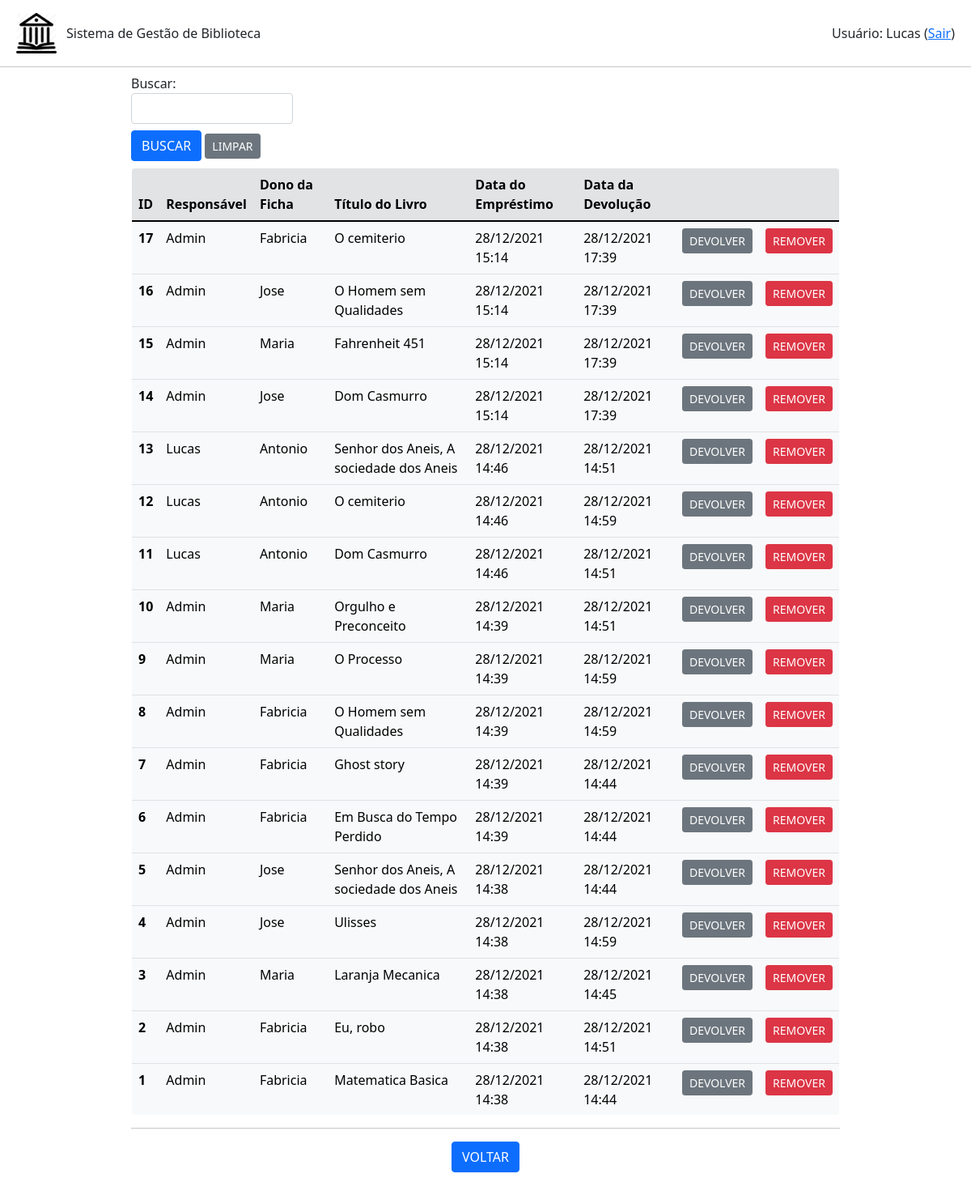
Page /emprestimo/listar (signed in) on the committed database.
### emprestimo.py (models this page shows, shortened)
class Emprestimo(db.Model):
    id = db.Column(db.Integer, primary_key=True)
    id_usuario = db.Column(db.Integer,db.ForeignKey('usuario.id'))
    id_livro = db.Column(db.Integer,db.ForeignKey('livro.id'))
    id_ficha = db.Column(db.Integer,db.ForeignKey('ficha.id'))
    data_emprestimo = db.Column(db.DateTime, unique=False, nullable=False)
    data_devolucao = db.Column(db.DateTime, unique=False, nullable=True)

### usuario.py (models this page shows, shortened)
class Usuario(db.Model):
    id = db.Column(db.Integer, primary_key=True)
    nome = db.Column(db.String(200), unique=False, nullable=False)
    username = db.Column(db.String(80), unique=True, nullable=False)
    email = db.Column(db.String(120), unique=True, nullable=False)
    telefone = db.Column(db.String(20),unique=False, nullable=False)
    senha = db.Column(db.String(80), unique=False, nullable=False)
    admin = db.Column(db.Boolean(), default=False)
    emprestimo = db.relationship('Emprestimo', backref='usuario', lazy=True)

### ficha.py (models this page shows, shortened)
class Ficha(db.Model):
    id = db.Column(db.Integer, primary_key=True)
    nome = db.Column(db.String(200), unique=False, nullable=False)
    cpf = db.Column(db.String(20), unique=True, nullable=False)
    email = db.Column(db.String(120), unique=True, nullable=False)
    ativo = db.Column(db.Boolean(), default=False)
    qtdLivros = db.Column(db.Integer, unique=False, nullable=False)
    totalLivros = db.Column(db.Integer, unique=False, nullable=False)
    emprestimo = db.relationship('Emprestimo', backref='ficha', lazy=True)

### livro.py (models this page shows, shortened)
class Livro(db.Model):
    id = db.Column(db.Integer, primary_key=True)
    titulo = db.Column(db.String(200), unique=False, nullable=False)
    autor = db.Column(db.String(80), unique=False, nullable=False)
    genero = db.Column(db.String(120), unique=False, nullable=False)
    disponivel = db.Column(db.Boolean, default=True)
    emprestimo = db.relationship('Emprestimo', backref='livro', lazy=True)

### app.py (the view, shortened to what this page needs)
@app.route('/emprestimo/listar', methods=['POST','GET'])
def listar_emprestimos():
    if session.get('autenticado',False)==False:
        flash(u'Login necessário!', category='warning')
        return(redirect(url_for('login')))
    form = BuscaForm()
    emprestimos = Emprestimo.query.order_by(Emprestimo.data_emprestimo.desc()).all()
    return(render_template('emprestimos.html', emprestimos=emprestimos, form=form, action=url_for('listar_emprestimos')))

### formBusca.py
class BuscaForm(FlaskForm):
    campo = StringField('Buscar: ', validators=[DataRequired()])
    enviar = SubmitField('BUSCAR')

### templates/emprestimos.html (shortened to what this page needs)
{% extends "base.html" %}
{% block conteudo %}
<div class="container-fluid mx-auto mb-1" style="width: 75%; max-height: 100vh;">
    {% from 'bootstrap/form.html' import render_field %}
    <form method="post">
        <div class="mt-2" style="width: 200px;">
            {{ render_field(form.campo) }}
        </div>
        <div class="mt-2 mb-2">
            {{ render_field(form.enviar, button_style="primary", button_size="sm") }}
            <a class="btn btn-secondary btn-sm" href="{{url_for('listar_emprestimos')}}" role="button">LIMPAR</a>
        </div>
    </form>
    <div style="max-height: 60vh; overflow-y: auto;">
        <table class=" table table-light border rounded-3" style="overflow: hidden;">
            <thead>
            <tr class="table-secondary">
                <th scope="col">ID</th>
                <th scope="col">Responsável</th>
                <th scope="col">Dono da Ficha</th>
                <th scope="col">Título do Livro</th>
                <th scope="col">Data do Empréstimo</th>
                <th scope="col">Data da Devolução</th>
                <th scope="col"></th>
                <th scope="col"></th>
            </tr>
            </thead>
            <tbod>
                {% for emprestimo in emprestimos %}
                    <tr>
                        <th scope="row">{{emprestimo.id}}</th>
                        {% if emprestimo.usuario is not none %}
                            <td>{{emprestimo.usuario.nome}}</td>
                        {% else %}
                            <td>Sem dados</td>
                        {% endif %}
                        {% if emprestimo.ficha is not none %}
                            <td>{{emprestimo.ficha.nome}}</td>
                        {% else %}
                            <td>Sem dados</td>
                        {% endif %}
                        {% if emprestimo.livro is not none %}
                            <td>{{emprestimo.livro.titulo}}</td>
                        {% else %}
                            <td>Sem dados</td>
                        {% endif %}
                        <td>{{emprestimo.data_emprestimo.strftime('%d/%m/%Y %H:%M')}}</td>
                        {% if emprestimo.data_devolucao is not none %}
                            <td>{{emprestimo.data_devolucao.strftime('%d/%m/%Y %H:%M')}}</td>
                            <td class="text-center">
                                <a class="btn btn-secondary btn-sm" href="{{url_for('devolver_emprestimo',id_emprestimo=emprestimo.id)}}" role="button">DEVOLVER</a>
                            </td>
                        {% else %}
                            <td>NÃO DEVOLVIDO</td>
                            <td class="text-center">
                                <a class="btn btn-success btn-sm" href="{{url_for('devolver_emprestimo',id_emprestimo=emprestimo.id)}}" role="button">DEVOLVER</a>
                            </td>
                        {% endif %}
                        <td class="text-center"><a class="btn btn-danger btn-sm" href="{{url_for('remover_emprestimo',id_emprestimo=emprestimo.id)}}" role="button">REMOVER</a></td>
                    </tr>
                {% endfor %}
        </table>
    </div>
    <hr>
    <div class="row text-center">
        <div class="col mr-1">
            <a class="btn btn-primary" href="{{url_for('root')}}" role="button">VOLTAR</a>
        </div>
    </div>
</div>
{% endblock %}

### rows in the picture
Emprestimo: id "17", usuario.nome "Admin", ficha.nome "Fabricia", livro.titulo "O cemiterio", data_emprestimo "28/12/2021 15:14", data_devolucao "28/12/2021 17:39"
Emprestimo: id "16", usuario.nome "Admin", ficha.nome "Jose", livro.titulo "O Homem sem Qualidades", data_emprestimo "28/12/2021 15:14", data_devolucao "28/12/2021 17:39"
Emprestimo: id "15", usuario.nome "Admin", ficha.nome "Maria", livro.titulo "Fahrenheit 451", data_emprestimo "28/12/2021 15:14", data_devolucao "28/12/2021 17:39"
Emprestimo: id "14", usuario.nome "Admin", ficha.nome "Jose", livro.titulo "Dom Casmurro", data_emprestimo "28/12/2021 15:14", data_devolucao "28/12/2021 17:39"
Emprestimo: id "13", usuario.nome "Lucas", ficha.nome "Antonio", livro.titulo "Senhor dos Aneis, A sociedade dos Aneis", data_emprestimo "28/12/2021 14:46", data_devolucao "28/12/2021 14:51"
Emprestimo: id "12", usuario.nome "Lucas", ficha.nome "Antonio", livro.titulo "O cemiterio", data_emprestimo "28/12/2021 14:46", data_devolucao "28/12/2021 14:59"
Emprestimo: id "11", usuario.nome "Lucas", ficha.nome "Antonio", livro.titulo "Dom Casmurro", data_emprestimo "28/12/2021 14:46", data_devolucao "28/12/2021 14:51"
Emprestimo: id "10", usuario.nome "Admin", ficha.nome "Maria", livro.titulo "Orgulho e Preconceito", data_emprestimo "28/12/2021 14:39", data_devolucao "28/12/2021 14:51"
Emprestimo: id "9", usuario.nome "Admin", ficha.nome "Maria", livro.titulo "O Processo", data_emprestimo "28/12/2021 14:39", data_devolucao "28/12/2021 14:59"
Emprestimo: id "8", usuario.nome "Admin", ficha.nome "Fabricia", livro.titulo "O Homem sem Qualidades", data_emprestimo "28/12/2021 14:39", data_devolucao "28/12/2021 14:59"
Emprestimo: id "7", usuario.nome "Admin", ficha.nome "Fabricia", livro.titulo "Ghost story", data_emprestimo "28/12/2021 14:39", data_devolucao "28/12/2021 14:44"
Emprestimo: id "6", usuario.nome "Admin", ficha.nome "Fabricia", livro.titulo "Em Busca do Tempo Perdido", data_emprestimo "28/12/2021 14:39", data_devolucao "28/12/2021 14:44"
Emprestimo: id "5", usuario.nome "Admin", ficha.nome "Jose", livro.titulo "Senhor dos Aneis, A sociedade dos Aneis", data_emprestimo "28/12/2021 14:38", data_devolucao "28/12/2021 14:44"
Emprestimo: id "4", usuario.nome "Admin", ficha.nome "Jose", livro.titulo "Ulisses", data_emprestimo "28/12/2021 14:38", data_devolucao "28/12/2021 14:59"
Emprestimo: id "3", usuario.nome "Admin", ficha.nome "Maria", livro.titulo "Laranja Mecanica", data_emprestimo "28/12/2021 14:38", data_devolucao "28/12/2021 14:45"
Emprestimo: id "2", usuario.nome "Admin", ficha.nome "Fabricia", livro.titulo "Eu, robo", data_emprestimo "28/12/2021 14:38", data_devolucao "28/12/2021 14:51"
Emprestimo: id "1", usuario.nome "Admin", ficha.nome "Fabricia", livro.titulo "Matematica Basica", data_emprestimo "28/12/2021 14:38", data_devolucao "28/12/2021 14:44"

### other values in the picture
{{ session.get('nome') }} "Lucas"
